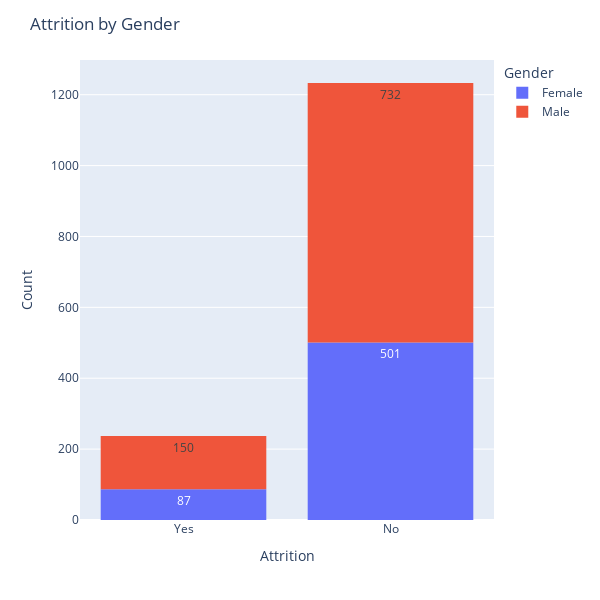

The cell this chart's notebook holds for it:
### Code cell
#Look at attrition by gender
fig = px.histogram(employees, x="Attrition", color="Gender",histfunc="sum", text_auto=True,width=600,height=600)

# Add y-axis label
fig.update_layout(title ="Attrition by Gender",yaxis_title="Count")

fig.show()

### Figure 1 — Plotly figure (JSON) as saved in the notebook; plotly's stock layout.template omitted (floating-point values rounded to 4 significant figures; data arrays with more than 128 entries replaced by an {"elided": "..."} marker saying what was removed)
{"data": [{"alignmentgroup": "True", "bingroup": "x", "histfunc": "sum", "hovertemplate": "Gender=Female<br>Attrition=%{x}<br>sum of None=%{y}<extra></extra>", "legendgroup": "Female", "marker": {"color": "#636efa", "pattern": {"shape": ""}}, "name": "Female", "offsetgroup": "Female", "orientation": "v", "showlegend": true, "texttemplate": "%{value}", "type": "histogram", "x": {"elided": "588 str values"}, "xaxis": "x", "yaxis": "y"}, {"alignmentgroup": "True", "bingroup": "x", "histfunc": "sum", "hovertemplate": "Gender=Male<br>Attrition=%{x}<br>sum of None=%{y}<extra></extra>", "legendgroup": "Male", "marker": {"color": "#EF553B", "pattern": {"shape": ""}}, "name": "Male", "offsetgroup": "Male", "orientation": "v", "showlegend": true, "texttemplate": "%{value}", "type": "histogram", "x": {"elided": "882 str values"}, "xaxis": "x", "yaxis": "y"}], "layout": {"barmode": "relative", "height": 600, "legend": {"title": {"text": "Gender"}, "tracegroupgap": 0}, "margin": {"t": 60}, "title": {"text": "Attrition by Gender"}, "width": 600, "xaxis": {"anchor": "y", "domain": [0, 1], "title": {"text": "Attrition"}}, "yaxis": {"anchor": "x", "domain": [0, 1], "title": {"text": "Count"}}}}
